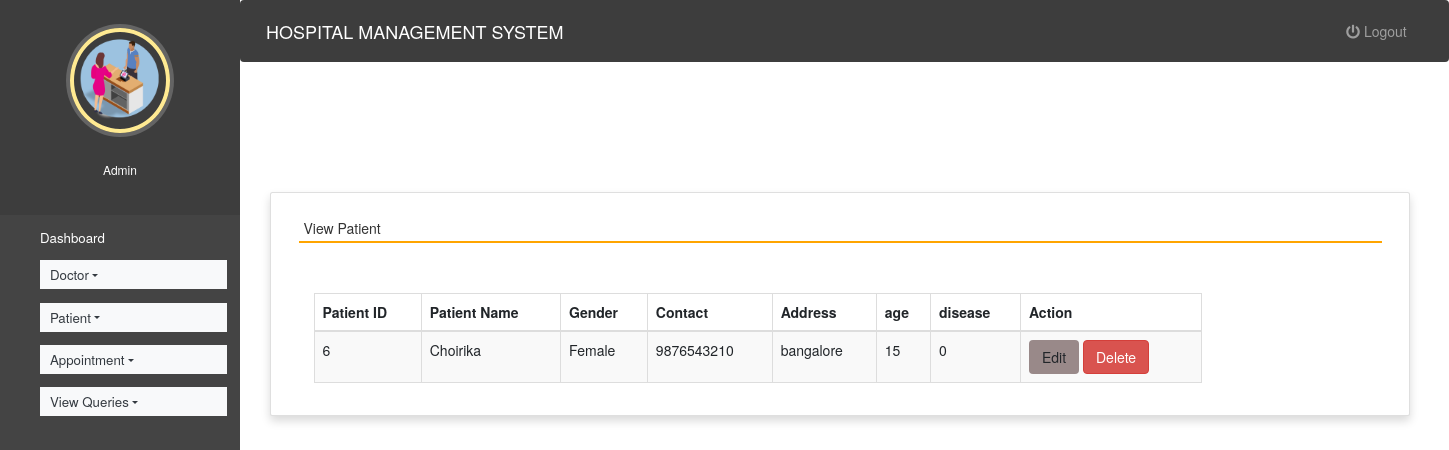
/view_patient (signed in), run on the app's committed database.
### hospitals/models.py (models this page shows, shortened)
class Patient(models.Model):
    name = models.CharField(max_length=50)
    gender = models.CharField(max_length=10)
    mobile = models.IntegerField(null=True)
    address = models.CharField(max_length=50)
    age = models.SmallIntegerField(null=True)
    disease= models.CharField(max_length=50)

### hospitals/views.py (the view)
# urls.py: path('view_patient', view_patient, name='view_patient'),
def view_patient(request):
    if not request.user.is_staff:
        return redirect('login')
    pat = Patient.objects.all()
    d = {'pat': pat}
    return render(request, 'view_patient.html', d)

### hospitals/templates/view_patient.html (shortened to what this page needs)
{% extends 'admin_nav.html' %}
{% load static %}
{% block content %}
<head>
  <link rel="stylesheet" href="https://maxcdn.bootstrapcdn.com/bootstrap/3.4.1/css/bootstrap.min.css">
  <link rel="stylesheet" href="https://use.fontawesome.com/releases/v5.6.3/css/all.css">
</head>
<br><br><br><br>
<div class="container card shadow m-5">
    <div class="card-body">
        <h5 class="p-2" style="border-bottom: 2px solid orange">View Patient</h5>
		<div class="container mt-5">
		<table id="example" class="table table-striped table-bordered" style="width:80%">
			<thead>
				<tr>
					<th>Patient ID</th>
					<th>Patient Name</th>
                    <th>Gender</th>
					<th>Contact</th>
					<th>Address</th>
					<th>age</th>
					<th>disease</th>
                    <th>Action</th>
				</tr>
			</thead>
			<tbody>
            {% for i in pat %}
			<tr>
				<td>{{i.id}}</td>
				<td>{{i.name}}</td>
				<td>{{i.gender}}</td>
				<td>{{i.mobile}}</td>
				<td>{{i.address}}</td>
				<td> {{i.age}}</td>
				<td>{{i.disease}}</td>
				<td><a href="{% url 'edit_patient' i.id %}" class="btn btn" style="background-color:#998989">Edit</a>
					<a href="{% url 'delete_patient' i.id %}" onclick="return confirm('Are you ready to delete this record ?') "  class="btn btn-danger" >Delete</a></td>
			</tr>
			{% endfor %}
			</tbody>
		</table>
	 </div>
	</div>
</div>
{% endblock content %}

### hospitals/static/style.css (style rules this page uses)
body { padding-left: 240px; }

### hospitals/templates/admin_nav.html (style rules this page uses)
a:link { text-decoration: none; }
a { color: white; }
body { padding-left: 240px; }

### data on the page
Patient: id "6", name "Choirika", gender "Female", mobile "9876543210", address "bangalore", age "15", disease "0"
